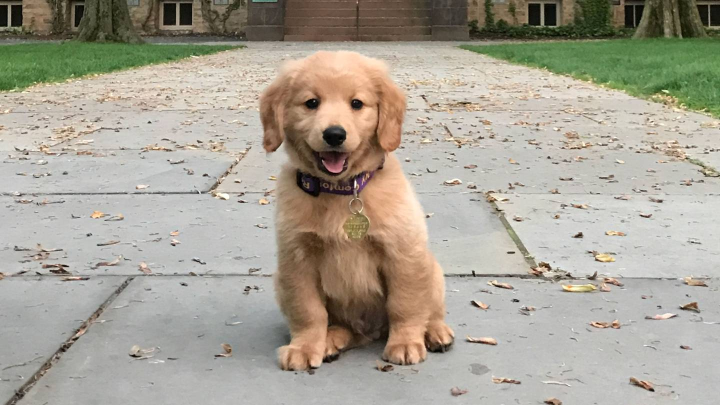
#> input picture KOA_Nassau_2697x1517.jpg, 1440 x 810 px (shown at 1/2 size)
$ python opencv_basic_fns.py
#> lines starting #> are read from the running program, lines starting #| are printed output that depends on the picture
import numpy as np
import matplotlib.pyplot as plt
import cv2
from PIL import Image

img = cv2.imread('KOA_Nassau_2697x1517.jpg')
#> img is the input picture: shape (810, 1440, 3); mean B, G, R 148.8, 162.3, 168.1
#print(type(img))
#plt.imshow('KOA_Nassau_2697x1517.jpg')
#plt.show()

#MATPLOTLIB -> RGB
#OPENCV -> BGR

img = cv2.cvtColor(img,cv2.COLOR_BGR2RGB)
plt.imshow(img)
#plt.show()

new_img= cv2.resize(img,(400,600))   #resizing images according to your dimensions
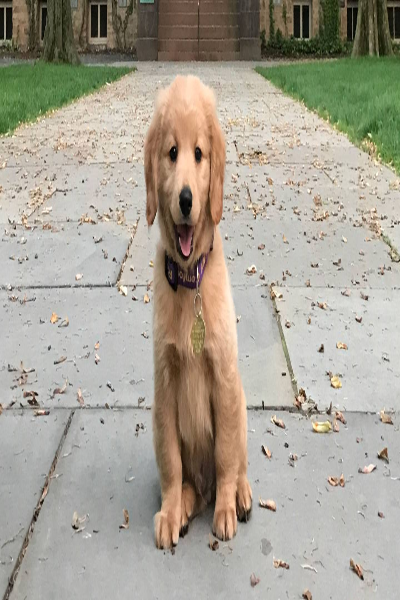
#> new_img: shape (600, 400, 3); mean R, G, B 167.9, 162.1, 148.7
print(new_img.shape)
#| (600, 400, 3)
plt.imshow(new_img)
#plt.show()

w_ratio = h_ratio = 0.5
new_img = cv2.resize(img,(0,0),img,w_ratio,h_ratio)   #resizing images according to ratios
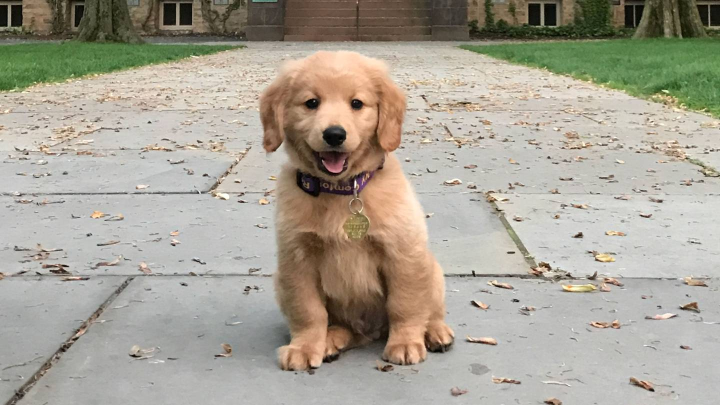
#> new_img: shape (405, 720, 3); mean R, G, B 168.2, 162.4, 149

cv2.imwrite("NEW_IMG.jpg",new_img)
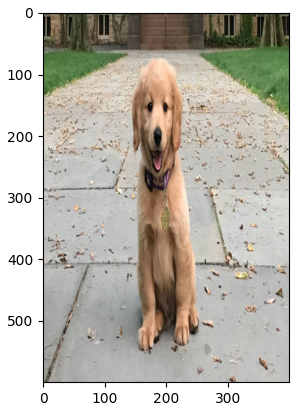
#> figure drawn by matplotlib, 1 panel
